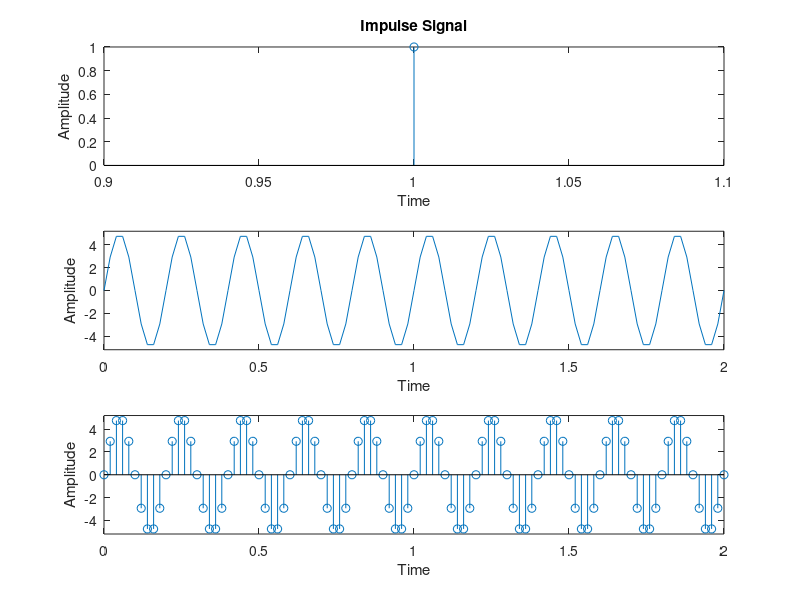

MATLAB code to generate this figure:
clc;
am = input('Enter the amplitude:');
fm = input('Enter frequency:');
t = 0:0.02:2;
x = 1;
subplot(3,1,1);
stem(x);
xlabel('Time');
ylabel('Amplitude');
title('Impulse Signal');
x2 = am*sin(2*pi*fm*t);
subplot(3,1,2);
title('Sinusoidal Signal');
plot(t,x2);
ylim([-am-0.2 am+0.2]);
xlabel('Time');
ylabel('Amplitude');
y = x.*x2;
subplot(3,1,3);
title('PAM Waveform');
stem(t,y);
xlabel('Time');
ylabel('Amplitude');
ylim([-am-0.2 am+0.2]);